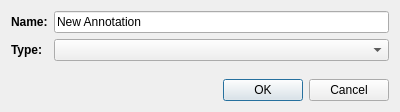
<?xml version="1.0" encoding="UTF-8"?>
<ui version="4.0">
 <class>AddAnnotationDialog</class>
 <widget class="QDialog" name="AddAnnotationDialog">
  <property name="geometry">
   <rect>
    <x>0</x>
    <y>0</y>
    <width>400</width>
    <height>112</height>
   </rect>
  </property>
  <property name="windowTitle">
   <string>Dialog</string>
  </property>
  <layout class="QVBoxLayout" name="verticalLayout">
   <item>
    <layout class="QFormLayout" name="formLayout">
     <item row="0" column="0">
      <widget class="QLabel" name="nameLabel">
       <property name="font">
        <font>
         <weight>75</weight>
         <bold>true</bold>
        </font>
       </property>
       <property name="text">
        <string>Name:</string>
       </property>
      </widget>
     </item>
     <item row="0" column="1">
      <widget class="QLineEdit" name="nameEdit">
       <property name="text">
        <string>New Annotation</string>
       </property>
      </widget>
     </item>
     <item row="1" column="0">
      <widget class="QLabel" name="typeLabel">
       <property name="font">
        <font>
         <weight>75</weight>
         <bold>true</bold>
        </font>
       </property>
       <property name="text">
        <string>Type:</string>
       </property>
      </widget>
     </item>
     <item row="1" column="1">
      <widget class="QComboBox" name="typeBox"/>
     </item>
    </layout>
   </item>
   <item>
    <widget class="QDialogButtonBox" name="buttonBox">
     <property name="enabled">
      <bool>true</bool>
     </property>
     <property name="orientation">
      <enum>Qt::Horizontal</enum>
     </property>
     <property name="standardButtons">
      <set>QDialogButtonBox::Cancel|QDialogButtonBox::Ok</set>
     </property>
     <property name="centerButtons">
      <bool>false</bool>
     </property>
    </widget>
   </item>
  </layout>
 </widget>
 <resources>
  <include location="resources.qrc"/>
 </resources>
 <connections>
  <connection>
   <sender>buttonBox</sender>
   <signal>accepted()</signal>
   <receiver>AddAnnotationDialog</receiver>
   <slot>accept()</slot>
   <hints>
    <hint type="sourcelabel">
     <x>248</x>
     <y>254</y>
    </hint>
    <hint type="destinationlabel">
     <x>157</x>
     <y>274</y>
    </hint>
   </hints>
  </connection>
  <connection>
   <sender>buttonBox</sender>
   <signal>rejected()</signal>
   <receiver>AddAnnotationDialog</receiver>
   <slot>reject()</slot>
   <hints>
    <hint type="sourcelabel">
     <x>316</x>
     <y>260</y>
    </hint>
    <hint type="destinationlabel">
     <x>286</x>
     <y>274</y>
    </hint>
   </hints>
  </connection>
 </connections>
</ui>
